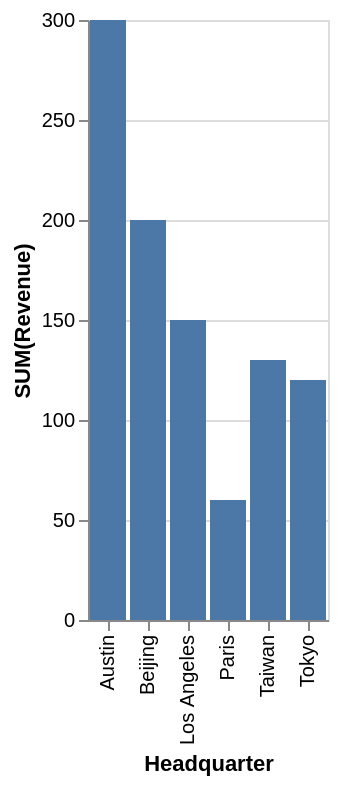

Specify this chart in Vega-Lite:
### Vega-Lite specification from a JSON file in a GitHub repository (floating-point values rounded to 4 significant figures)
{"data": {"values": [{"x_data": "Austin", "y_data": 300}, {"x_data": "Beijing", "y_data": 200}, {"x_data": "Los Angeles", "y_data": 150}, {"x_data": "Paris", "y_data": 60}, {"x_data": "Taiwan", "y_data": 130}, {"x_data": "Tokyo", "y_data": 120}]}, "mark": "bar", "encoding": {"x": {"field": "x_data", "type": "nominal", "title": "Headquarter", "sort": "ascending"}, "y": {"field": "y_data", "type": "quantitative", "title": "SUM(Revenue)"}}}
